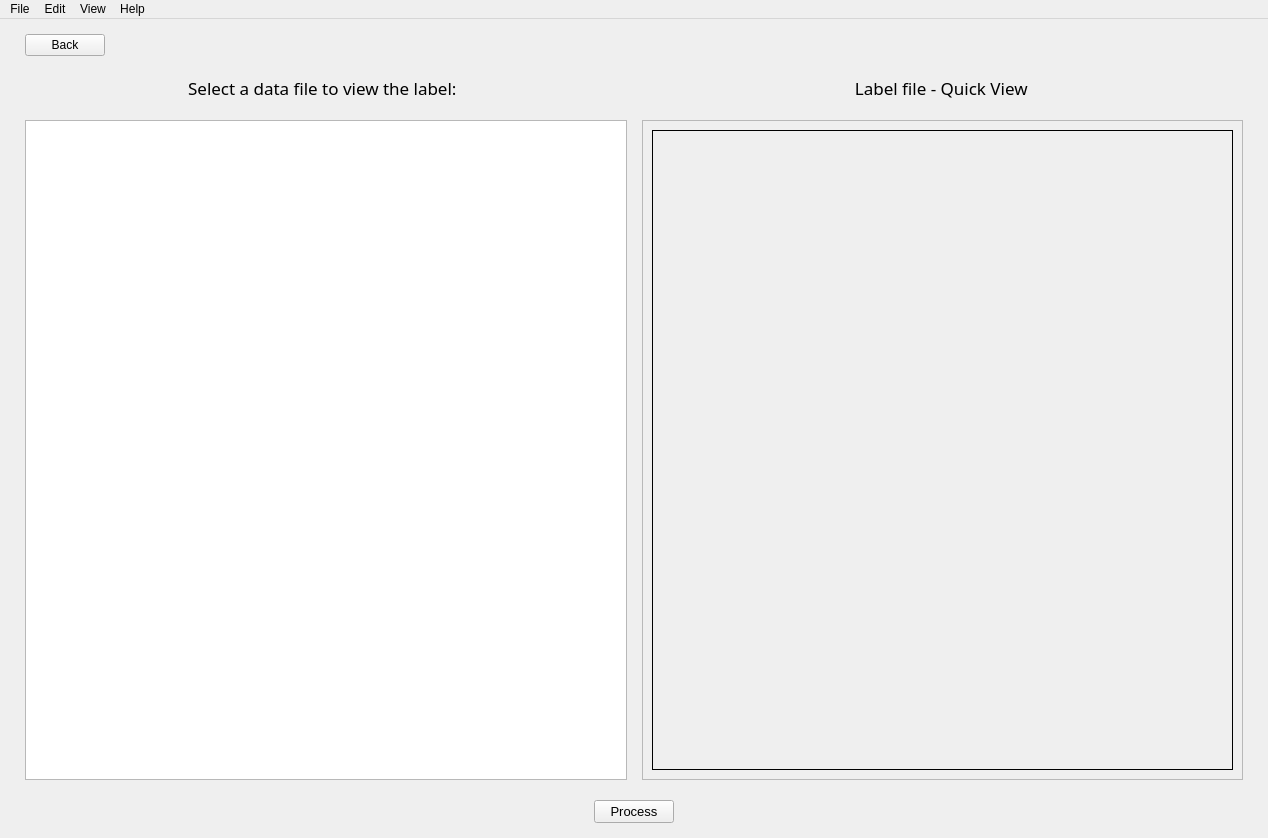
<?xml version="1.0" encoding="UTF-8"?>
<ui version="4.0">
 <class>MainWindow</class>
 <widget class="QMainWindow" name="MainWindow">
  <property name="geometry">
   <rect>
    <x>0</x>
    <y>0</y>
    <width>1268</width>
    <height>838</height>
   </rect>
  </property>
  <property name="font">
   <font>
    <family>Arial</family>
    <pointsize>9</pointsize>
   </font>
  </property>
  <property name="windowTitle">
   <string>MainWindow</string>
  </property>
  <widget class="QWidget" name="centralwidget">
   <layout class="QVBoxLayout" name="verticalLayout_2">
    <property name="leftMargin">
     <number>25</number>
    </property>
    <property name="topMargin">
     <number>15</number>
    </property>
    <property name="rightMargin">
     <number>25</number>
    </property>
    <property name="bottomMargin">
     <number>5</number>
    </property>
    <item>
     <layout class="QVBoxLayout" name="verticalLayout" stretch="0,0,0,0">
      <property name="spacing">
       <number>20</number>
      </property>
      <property name="bottomMargin">
       <number>10</number>
      </property>
      <item>
       <layout class="QHBoxLayout" name="horizontalLayout_2">
        <item>
         <widget class="QPushButton" name="btn_back">
          <property name="text">
           <string>Back</string>
          </property>
         </widget>
        </item>
        <item>
         <spacer name="horizontalSpacer">
          <property name="orientation">
           <enum>Qt::Horizontal</enum>
          </property>
          <property name="sizeHint" stdset="0">
           <size>
            <width>40</width>
            <height>20</height>
           </size>
          </property>
         </spacer>
        </item>
       </layout>
      </item>
      <item>
       <layout class="QHBoxLayout" name="hlayout_title" stretch="1,1">
        <item>
         <widget class="QLabel" name="lbl_instructions">
          <property name="font">
           <font>
            <family>Bahnschrift SemiLight</family>
            <pointsize>13</pointsize>
           </font>
          </property>
          <property name="text">
           <string>Select a data file to view the label: </string>
          </property>
          <property name="alignment">
           <set>Qt::AlignCenter</set>
          </property>
         </widget>
        </item>
        <item>
         <widget class="QLabel" name="lbl_metadata">
          <property name="font">
           <font>
            <family>Bahnschrift SemiLight</family>
            <pointsize>13</pointsize>
           </font>
          </property>
          <property name="text">
           <string>Label file - Quick View </string>
          </property>
          <property name="alignment">
           <set>Qt::AlignCenter</set>
          </property>
         </widget>
        </item>
       </layout>
      </item>
      <item>
       <layout class="QHBoxLayout" name="hlayout_content">
        <property name="spacing">
         <number>15</number>
        </property>
        <item>
         <widget class="QTableWidget" name="table_files">
          <property name="font">
           <font>
            <family>Arial</family>
            <pointsize>10</pointsize>
           </font>
          </property>
         </widget>
        </item>
        <item>
         <widget class="QScrollArea" name="scrollArea">
          <property name="widgetResizable">
           <bool>true</bool>
          </property>
          <widget class="QWidget" name="scrollAreaWidgetContents">
           <property name="geometry">
            <rect>
             <x>0</x>
             <y>0</y>
             <width>597</width>
             <height>628</height>
            </rect>
           </property>
           <layout class="QHBoxLayout" name="horizontalLayout">
            <item>
             <widget class="QLabel" name="lbl_quickview">
              <property name="sizePolicy">
               <sizepolicy hsizetype="Expanding" vsizetype="Expanding">
                <horstretch>0</horstretch>
                <verstretch>0</verstretch>
               </sizepolicy>
              </property>
              <property name="font">
               <font>
                <family>Arial</family>
                <pointsize>10</pointsize>
               </font>
              </property>
              <property name="frameShape">
               <enum>QFrame::Box</enum>
              </property>
              <property name="lineWidth">
               <number>1</number>
              </property>
              <property name="text">
               <string/>
              </property>
              <property name="alignment">
               <set>Qt::AlignLeading|Qt::AlignLeft|Qt::AlignTop</set>
              </property>
             </widget>
            </item>
           </layout>
          </widget>
         </widget>
        </item>
       </layout>
      </item>
      <item>
       <layout class="QHBoxLayout" name="hlayout_process">
        <item>
         <widget class="QPushButton" name="btn_process">
          <property name="sizePolicy">
           <sizepolicy hsizetype="Fixed" vsizetype="Fixed">
            <horstretch>0</horstretch>
            <verstretch>0</verstretch>
           </sizepolicy>
          </property>
          <property name="baseSize">
           <size>
            <width>0</width>
            <height>0</height>
           </size>
          </property>
          <property name="font">
           <font>
            <family>Arial</family>
            <pointsize>10</pointsize>
           </font>
          </property>
          <property name="text">
           <string>Process</string>
          </property>
         </widget>
        </item>
       </layout>
      </item>
     </layout>
    </item>
   </layout>
  </widget>
  <widget class="QMenuBar" name="menubar">
   <property name="geometry">
    <rect>
     <x>0</x>
     <y>0</y>
     <width>1268</width>
     <height>26</height>
    </rect>
   </property>
   <widget class="QMenu" name="menuFile">
    <property name="title">
     <string>File</string>
    </property>
   </widget>
   <widget class="QMenu" name="menuEdit">
    <property name="title">
     <string>Edit</string>
    </property>
   </widget>
   <widget class="QMenu" name="menuView">
    <property name="title">
     <string>View</string>
    </property>
   </widget>
   <widget class="QMenu" name="menuHelp">
    <property name="title">
     <string>Help</string>
    </property>
   </widget>
   <addaction name="menuFile"/>
   <addaction name="menuEdit"/>
   <addaction name="menuView"/>
   <addaction name="menuHelp"/>
  </widget>
 </widget>
 <resources/>
 <connections/>
</ui>
